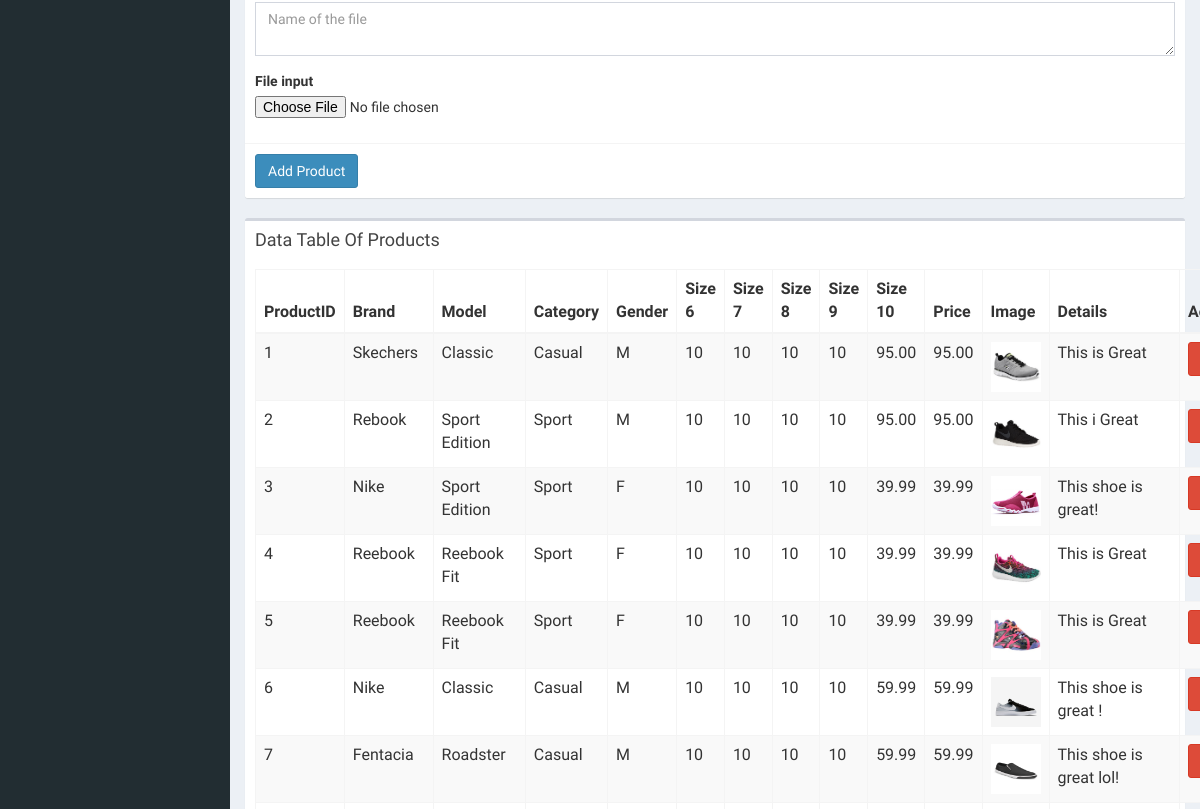
The page /admin/pages/forms/general.php (middle part) on the database as committed earlier.
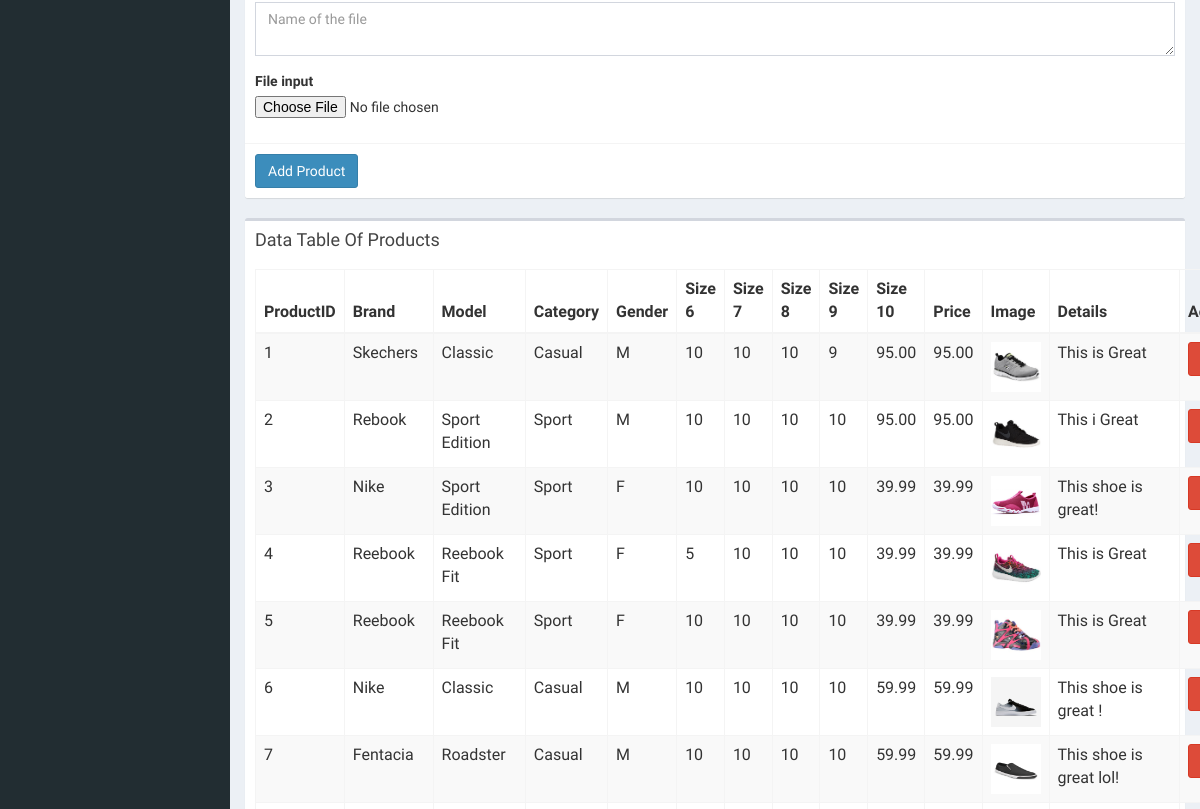
The same page on the database as committed later.
### tables this page shows
CREATE TABLE `shoe` (
  `ProductID` int(10) NOT NULL,
  `Brand` char(25) NOT NULL,
  `Model` char(25) NOT NULL,
  `Category` varchar(25) NOT NULL,
  `Gender` char(1) NOT NULL,
  `6` int(10) NOT NULL,
  `7` int(10) NOT NULL,
  `8` int(10) NOT NULL,
  `9` int(10) NOT NULL,
  `10` int(10) NOT NULL,
  `Price` float(5,2) NOT NULL,
  `img-source` varchar(255) NOT NULL,
  `Details` varchar(255) NOT NULL
);

### admin/pages/forms/general.php (the view, shortened to what this page needs)
<?php
$db =  new mysqli("localhost", "root", "", "shoeplaza") or die("Unable to connect");
?>
<?php
include 'recycle/topbar.php';
?>
  <div class="content-wrapper">
    <section class="content">
      <div class="row">
        <div class="col-md-12">
          <div class="box box-primary">
            <form action="general.php" method="post" enctype="multipart/form-data">
              <div class="box-body">
                <div class="form-group">
                  <textarea name="imageName" id="InputImage_source2" class="form-control" placeholder="Name of the file"></textarea>
                </div>
                <div class="form-group">
                  <label for="exampleInputFile">File input</label>
                  <input type="file" id="fileToUpload" name="fileToUpload" >
                </div>
              </div>
              <div class="box-footer">
                <button type="submit" name ="submit_data" class="btn btn-primary">Add Product</button>
              </div>
          </div>
          <div class="box">
            <div class="box-header">
              <h3 class="box-title">Data Table Of Products</h3>
            </div>
            <div class="box-body">
                  <?php
                  $sql ="SELECT * FROM shoe";
                  $result=mysqli_query($db,$sql);
                  ?>
            <table class="table table-bordered table-striped">
                  <thead>
                    <form method="post" action="general.php">
                  <tr>
                  <th>ProductID</th>
                  <th>Brand</th>
                  <th>Model</th>
                  <th>Category</th>
                  <th>Gender</th>
                  <th>Size 6</th>
                  <th>Size 7</th>
                  <th>Size 8</th>
                  <th>Size 9</th>
                  <th>Size 10</th>
                  <th>Price</th>
                  <th>Image</th>
                  <th>Details</th>
                  <th>Action</th>
                  </tr>
                  </thead>
                  <tbody>
                 <?php
                  while ($row =mysqli_fetch_array($result)) {
                    ?>
                    <tr>
                    <td><?php echo $row["ProductID"]; ?></td>
                    <td><?php echo $row["Brand"]; ?></td>
                    <td><?php echo $row["Model"]; ?></td>
                    <td><?php echo $row["Category"]; ?></td>
                    <td><?php echo $row["Gender"]; ?></td>
                    <td><?php echo $row["6"]; ?></td>
                    <td><?php echo $row["7"]; ?></td>
                    <td><?php echo $row["8"]; ?></td>
                    <td><?php echo $row["9"]; ?></td>
                    <td><?php echo $row["10"]; ?></td>
                    <td><?php echo $row["Price"]; ?></td>
                    <td><img src="../../../<?php echo $row["img-source"]; ?>" width="50" height="50"/></td>
                    <td><?php echo $row["Details"]; ?></td>
                    <td> <button class="btn btn-danger"name="delete" value=" <?= $row['ProductID'] ?>"> Delete</button></td>
                    </tr>
              <?php } ?>
                  </table>
            </div>
          </div>
</body>
</html>

Rows that differ between the two databases and show on the page:
changed shoe "Skechers": 10 "10" → "9"
changed shoe id 4: 7 "10" → "5"
